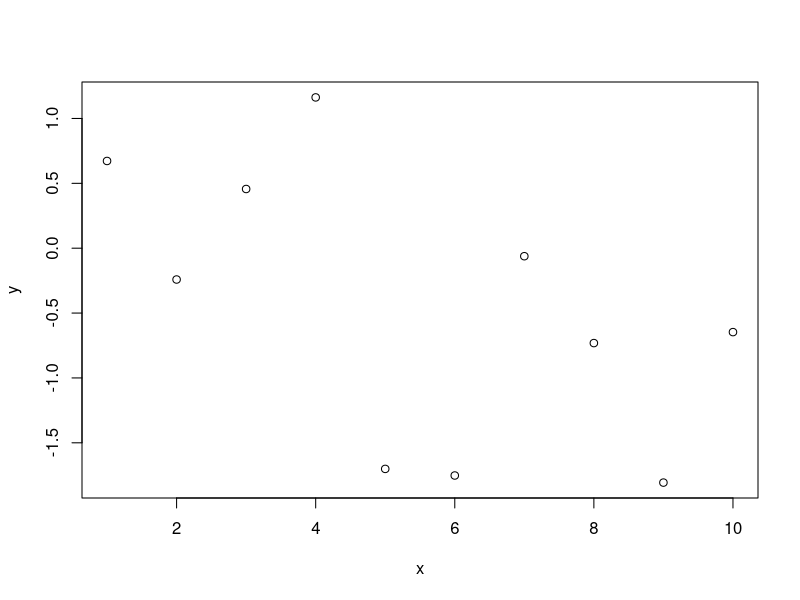
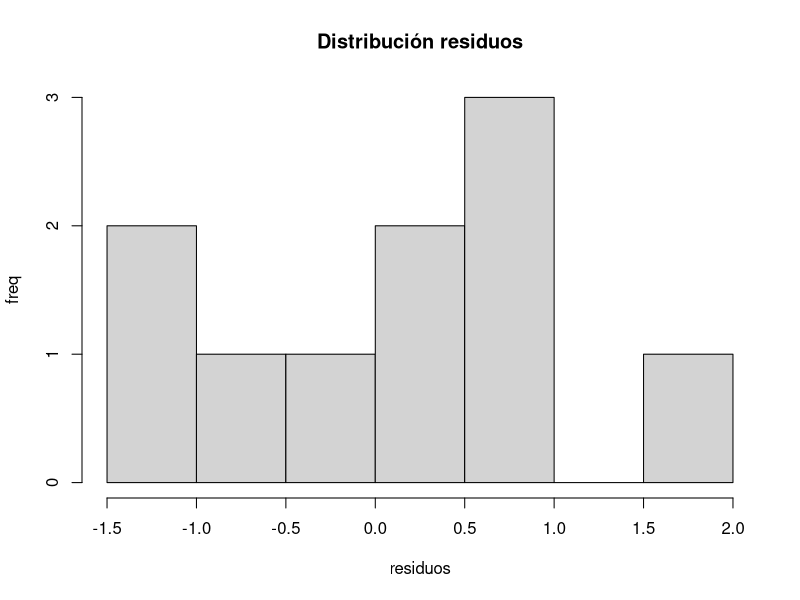
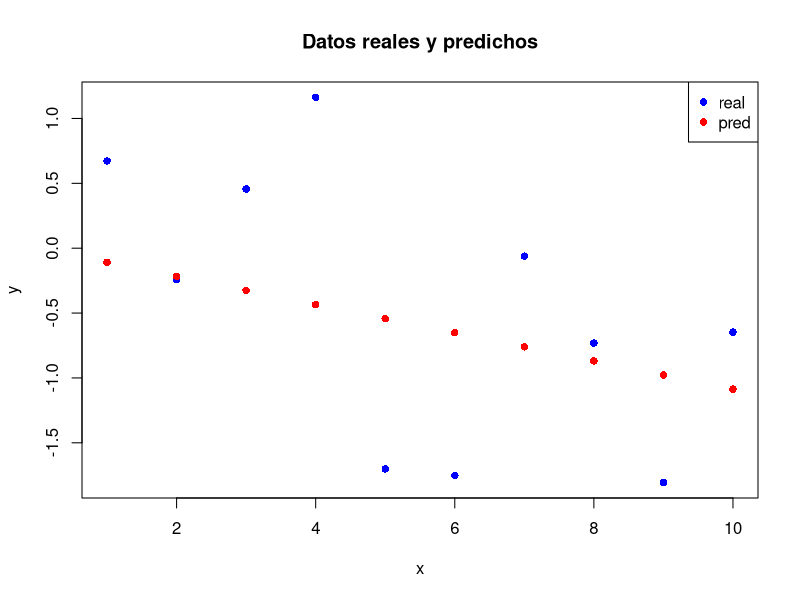

Recreate these plots in R, in order.

# 1. Definición de las variables: predictor y target

x <- seq(1, 10, 1) # secuencia de números del 1 al 10
y <- rnorm(10, 0, 1) # aleatorios distribución normal (media 0, varianza 1)

# 2. Análisis relación entre las variables

plot(x, y) # scatterplot ¿existe alguna relación lineal?
cor(x, y) # correlación entre las variables

# 3. Definición del modelo lineal

modelo_lineal <- lm(y ~ 0 + x) # no hay intercepto
summary_modelo <- summary(modelo_lineal)

# 4. Resultados del modelo y análisis

y_pred <- modelo_lineal$fitted.values # valores predichos
paste0("R2: ", round(summary_modelo$r.squared, 3)) # varianza explicada

hist(modelo_lineal$residuals, xlab="residuos", ylab="freq", main="Distribución residuos")

plot(x, y, col = "blue", pch = 16, main = "Datos reales y predichos")
points(x, y_pred, col = "red", pch = 16)
legend("topright",legend = c("real", "pred"), col = c("blue", "red"), pch = 16)